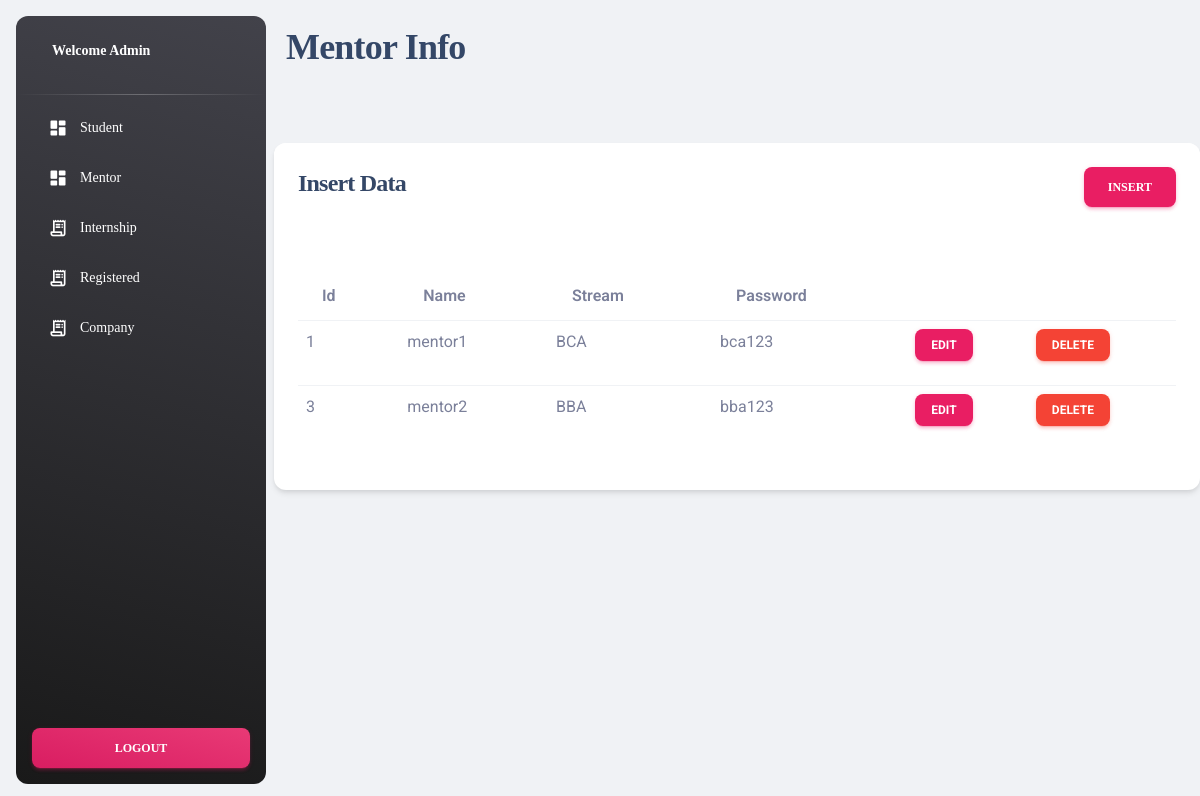
Page /website/admin/includes/indexm.php (signed in) on the committed database.
### tables this page shows
CREATE TABLE `mentorr` (
  `id` int(11) NOT NULL,
  `username` varchar(50) NOT NULL,
  `stream` varchar(50) NOT NULL,
  `password` varchar(10) NOT NULL
);

### website/admin/includes/indexm.php (the view, shortened to what this page needs)
<?php include('./dbconfig/dbconfig.php');?>
<?php
include('./header.php');
?>
<div class="container-fluid py-4">
    <div class="row">
        <div class="col-lg-7 position-relative z-index-2">
                    <div class="row">
                        <div class="col-lg-6">
                            <div class="d-flex flex-column h-100">
                                <h2 class="font-weight-bolder mb-0">Mentor Info</h2>
                            </div>
                        </div>
                    </div>
        </div>
    </div>
</div>
<div class="card mt-5">
    <div class="card-header">
        <h4>Insert Data
            <a href="./insertm.php" class="btn btn-primary float-end">insert</a>
        </h4>
    </div>
    <div class="card-body">
    <table class="table">
  <thead>
    <tr>
      <th scope="col">id</th>
      <th scope="col">Name</th>
      <th scope="col">Stream</th>
      <th scope="col">Password</th>
      <th scope="col"></th>
      <th scope="col"></th>
    </tr>
  </thead>
  <tbody>
    <?php
    $fetch_query= "SELECT * FROM mentorr";
    $fetch_query_run = mysqli_query($connection,$fetch_query);
    if(mysqli_num_rows($fetch_query_run)>0)
    {
        foreach($fetch_query_run as $row)
        {
            ?>
            <tr>
                <td><?php echo $row['id']; ?></td>
                <td><?php echo $row['username']; ?></td>
                <td><?php echo $row['stream']; ?></td>
                <td><?php echo $row['password']; ?></td>
                <td>
                    <a href="editm.php?id=<?php echo $row['id']; ?>"  class="btn btn-primary btn-sm">Edit </a>
                </td>
                <td>
                    <form method="post" action="codem.php">
                        <button name="delete_btn" type="submit" class="btn btn-danger btn-sm">Delete </button>
                    </form>
                </td>
            </tr>
            <?php
        }
    }
    else{
    }
    ?>
  </tbody>
</table>
    </div>
</div>
<?php
include('./footer.php');
?>

### rows in the picture
mentorr: id "1", username "mentor1", stream "BCA", password "bca123"
mentorr: id "3", username "mentor2", stream "BBA", password "bba123"
